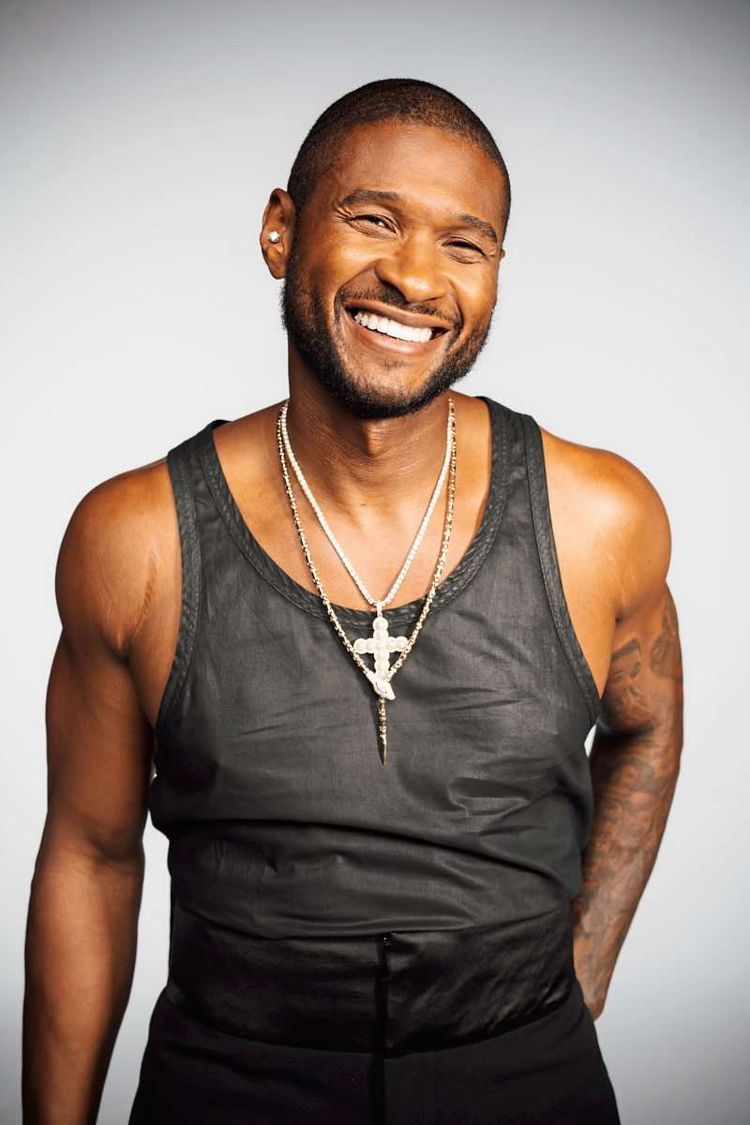
#> input picture random_projects/_Imageclassification/code/test/186e45b3-e553-4d02-9645-3815c3e2e34c.jpg, 750 x 1125 px; the run also reads 1 picture not shown here
$ jupyter execute --allow-errors person_classification.ipynb   (shell and % lines are left out)
#> lines starting #> are read from the running program, lines starting #| are printed output that depends on the picture
[cell 1]
import numpy as np
import cv2
import matplotlib.pyplot as plt

[cell 2]
img = cv2.imread("./test/186e45b3-e553-4d02-9645-3815c3e2e34c.jpg")
#> img is the input picture: shape (1125, 750, 3); mean B, G, R 126.6, 135, 150.6
img.shape
#> Out = (1125, 750, 3)

[cell 3]
plt.imshow(img)

[cell 4]
gray = cv2.cvtColor(img, cv2.COLOR_BGR2GRAY)
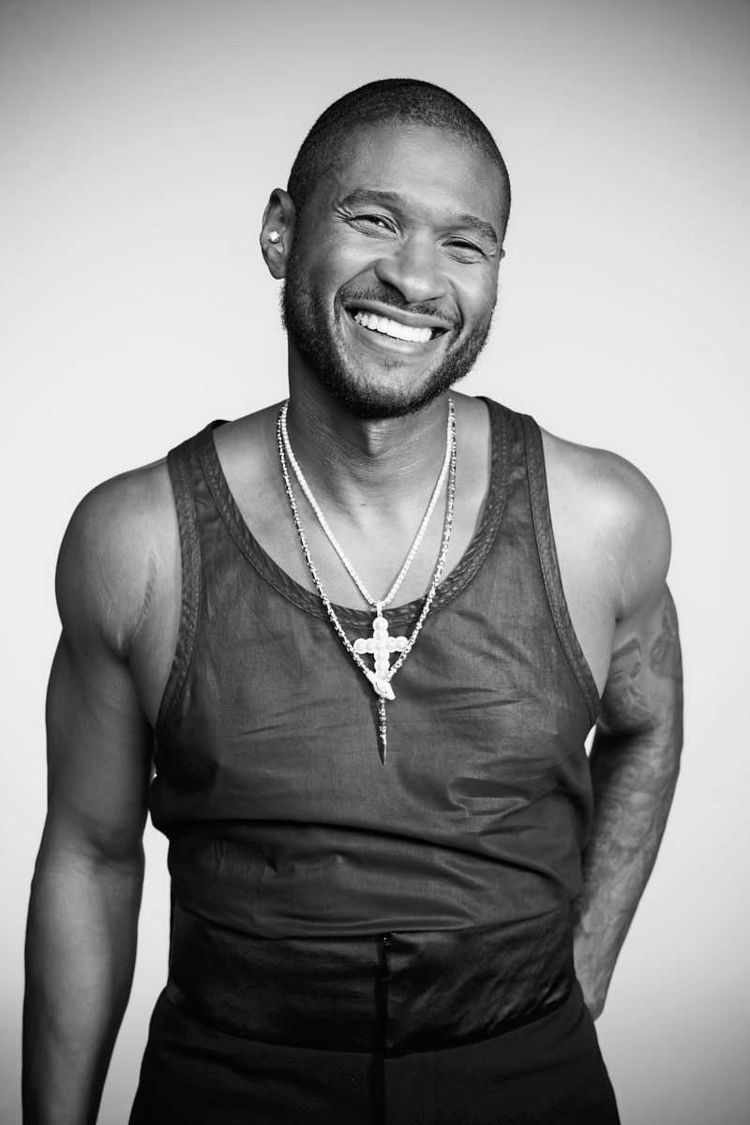
#> gray: shape (1125, 750); min 0, max 255, mean 138.7
gray.shape
#> Out = (1125, 750)

[cell 5]
plt.imshow(gray, cmap="gray")

[cell 6]
# code is copy-pasted from open-cv github ("Haar cascades")

import os
face_cascade_path = os.path.abspath("./opencv/haarcascades/haarcascade_frontalface_default.xml")
eye_cascade_path = os.path.abspath("./opencv/haarcascades//haarcascade_eye.xml")


face_cascade = cv2.CascadeClassifier(face_cascade_path)
eye_cascade = cv2.CascadeClassifier(eye_cascade_path)


faces = face_cascade.detectMultiScale(gray, 1.3, 5)
#> faces = [[291, 129, 240, 240]]
faces
#> Out = [[291, 129, 240, 240]]

[cell 7]
(x,y,w,h) = faces[0]
#> x = 291; y = 129; w = 240; h = 240
x,y,w,h
#> Out = (291, 129, 240, 240)

[cell 8]
face_img = cv2.rectangle(img,(x,y),(x+w,y+h), (255,0,0),2)
plt.imshow(face_img)

[cell 9]
cv2.destroyAllWindows()
for (x,y,w,h) in faces:
    face_img = cv2.rectangle(img,(x,y),(x+w,y+h), (255,0,0),2)
    roi_gray = gray[y:y+h, x:x+w]
    roi_color = face_img[y:y+h, x:x+w]
    eyes = eye_cascade.detectMultiScale(roi_gray)

    for ex,ey,ew,eh in eyes:
        cv2.rectangle(roi_color,(ex,ey),(ex+ew,ey+eh), (0,255,0),2)
#> this loop made 1 pass
#> (x, y, w, h, eyes) on pass 1: (291, 129, 240, 240, [[131, 86, 62, 62], [33, 42, 88, 88]])
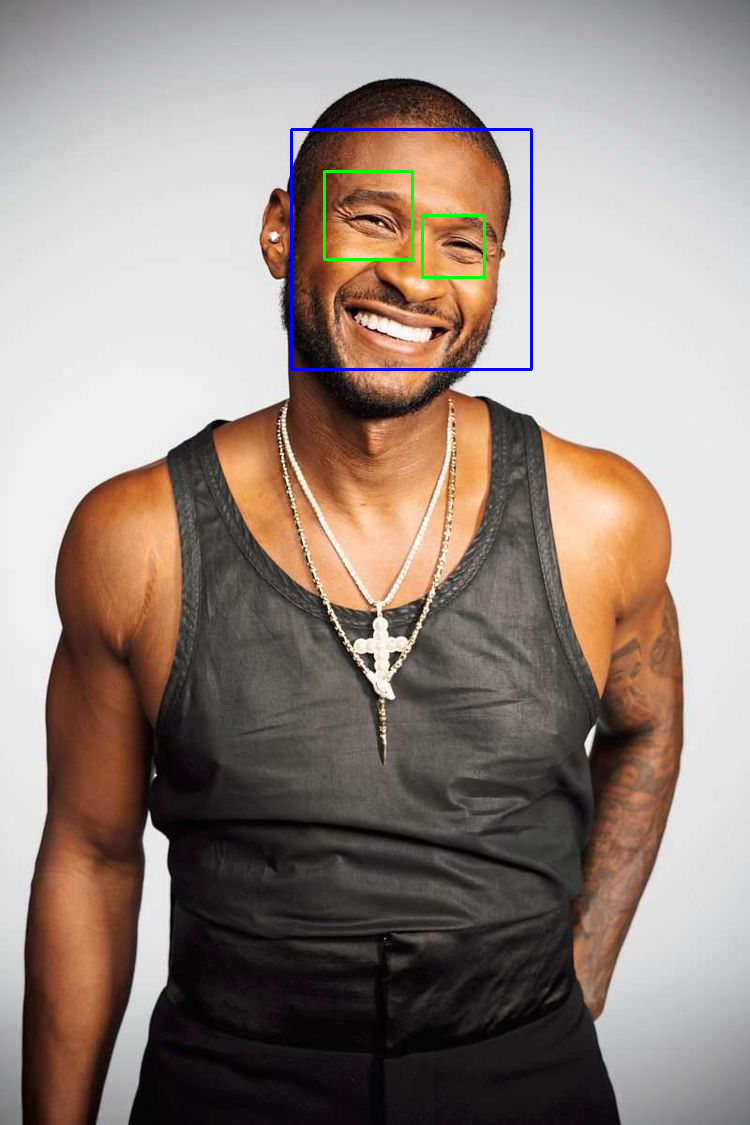
#> img: shape (1125, 750, 3); mean B, G, R 126.9, 134.8, 149.7
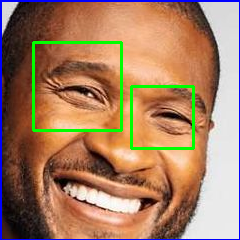
#> roi_color: shape (240, 240, 3); mean B, G, R 98.4, 127.1, 165.6


plt.figure()
plt.imshow(face_img, cmap="gray")
plt.show()

[cell 10]
plt.imshow(roi_color, cmap="gray")

[cell 11]
def get_cropped_image_if_2_eyes(image_path):
    img = cv2.imread(image_path)
    gray = cv2.cvtColor(img,cv2.COLOR_BGR2GRAY)
    faces = face_cascade.detectMultiScale(gray, 1.3, 5)
#> faces = [[291, 129, 240, 240]]
    for (x,y,w,h) in faces:
        roi_gray = gray[y:y+h, x:x+w]
        roi_color = img[y:y+h, x:x+w]
        eyes = eye_cascade.detectMultiScale(roi_gray)
        if len(eyes) >= 2:
            return roi_color

[cell 12]
original_image = cv2.imread("./test/186e45b3-e553-4d02-9645-3815c3e2e34c.jpg")
plt.imshow(original_image)

[cell 13]
cropped_image = get_cropped_image_if_2_eyes("./test/186e45b3-e553-4d02-9645-3815c3e2e34c.jpg")
plt.imshow(cropped_image)

[cell 14]
path_to_data = "../Dataset_images/"
path_to_cr_data = "../cropped_images/"

[cell 15]
img_dirs = []
for entry in os.scandir(path_to_data):
    if entry.is_dir():
        img_dirs.append(entry.path)
#> pass 2 of the loop `for entry in os.scandir(path_to_data):`:

[cell 16]
img_dirs

[cell 17]
import shutil
if os.path.exists(path_to_cr_data):
    shutil.rmtree(path_to_cr_data)
os.mkdir(path_to_cr_data)

[cell 18]
cropped_image_dirs = []
celebrity_file_names_dict = {}

for img_dir in img_dirs:
    count = 1
    celebrity_name = img_dir.split("/")[-1]
    print(celebrity_name)

    celebrity_file_names_dict[celebrity_name] = []

    for entry in os.scandir(img_dir):
        try:
            roi_color = get_cropped_image_if_2_eyes(entry.path)
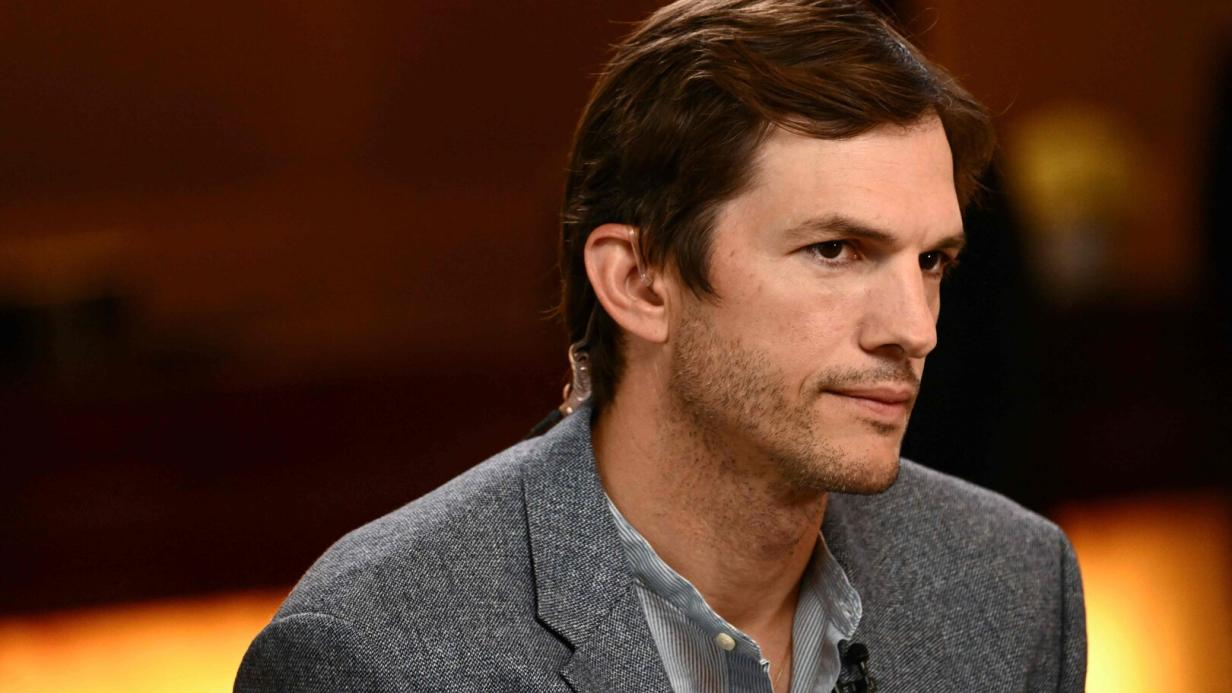
#> input picture random_projects/_Imageclassification/Dataset_images/ashton kutcher/46-196126556.jpg, 1232 x 693 px
#> in get_cropped_image_if_2_eyes, img is the input picture: shape (693, 1232, 3); mean B, G, R 31, 48.2, 80.1
#> in get_cropped_image_if_2_eyes (call 2), `gray = cv2.cvtColor(img,cv2.COLOR_BGR2GRAY)`:
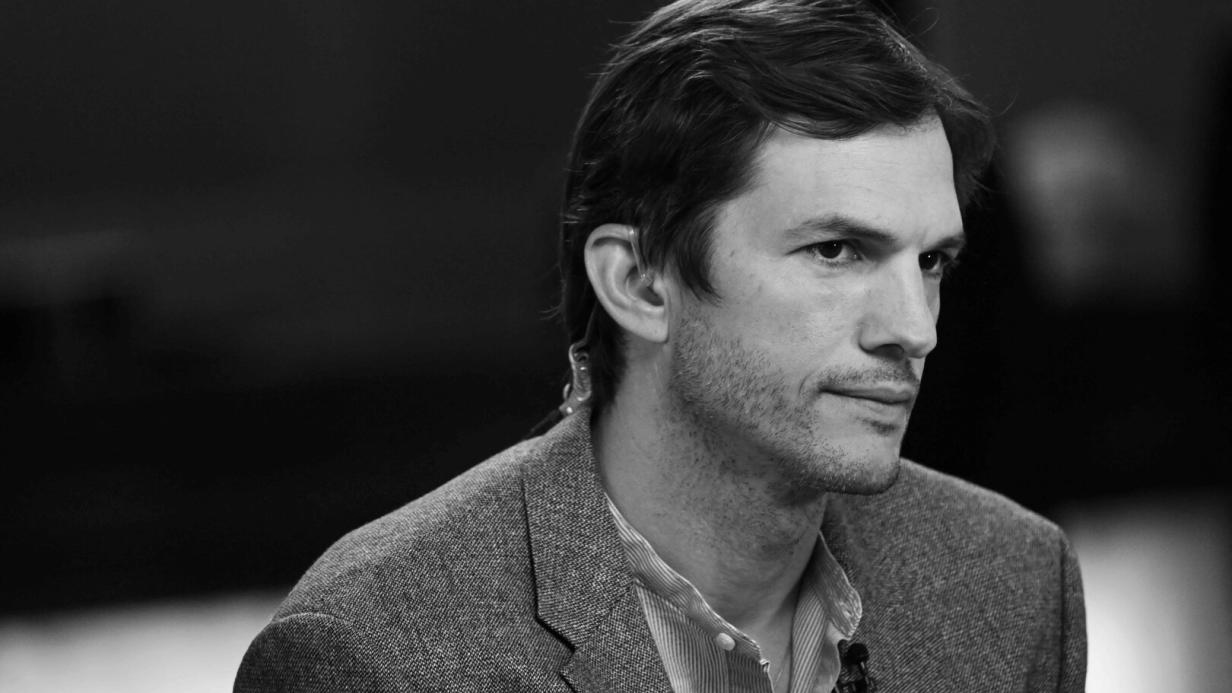
#> gray: shape (693, 1232); min 0, max 245, mean 55.8
#> in get_cropped_image_if_2_eyes (call 2), `faces = face_cascade.detectMultiScale(gray, 1.3, 5)`: faces = [[688, 117, 357, 357]]
#> the loop in get_cropped_image_if_2_eyes, `for (x,y,w,h) in faces:` made 1 pass
#> (x, y, w, h, eyes) on pass 1: (688, 117, 357, 357, [[182, 298, 26, 26], [115, 106, 57, 57]])
#> pass 1, in get_cropped_image_if_2_eyes (call 2), `roi_gray = gray[y:y+h, x:x+w]`:
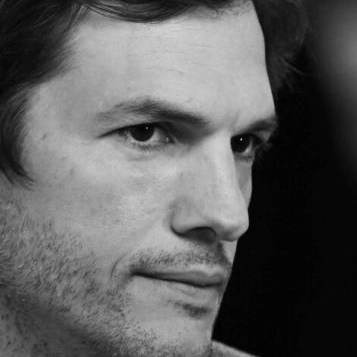
#> roi_gray: shape (357, 357); min 0, max 211, mean 92.5
#> pass 1, in get_cropped_image_if_2_eyes (call 2), `roi_color = img[y:y+h, x:x+w]`:
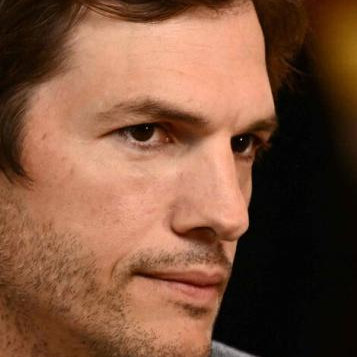
#> roi_color: shape (357, 357, 3); mean B, G, R 60.1, 82.8, 124.1
        except Exception:
            pass

        if roi_color is not None:
            cropped_folder = path_to_cr_data + celebrity_name
            if not os.path.exists(cropped_folder):
                os.makedirs(cropped_folder)
                cropped_image_dirs.append(cropped_folder)
                print("Generating cropped images in folder: ", cropped_folder)

            cropped_file_name = celebrity_name + str(count) + ".png"
            cropped_file_path = cropped_folder + "/" + cropped_file_name

            cv2.imwrite(cropped_file_path, roi_color)
            celebrity_file_names_dict[celebrity_name].append(cropped_file_path)
            count += 1
#> pass 2 of the loop `for img_dir in img_dirs:`:
#> `count = 1`: count = 1
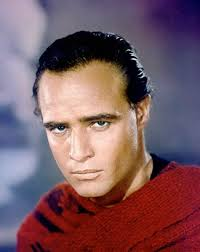
#> input picture random_projects/_Imageclassification/Dataset_images/marlon brando/images (5).jpg, 200 x 252 px
#> in get_cropped_image_if_2_eyes, img is the input picture: shape (252, 200, 3); mean B, G, R 97.5, 89.8, 122.4
#> the loop in get_cropped_image_if_2_eyes, `for (x,y,w,h) in faces:` made 1 pass
#> pass 1, in get_cropped_image_if_2_eyes (call 5), `roi_color = img[y:y+h, x:x+w]`:
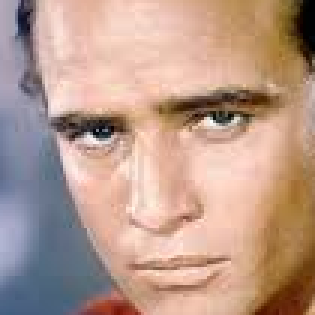
#> roi_color: shape (105, 105, 3) (shown 3 times larger); mean B, G, R 139.9, 154.9, 185.6
#> cropped_file_name = 'marlon brando1.png'
#> `count += 1`: count = 2

[cell 19]
import numpy as np
import pywt
import cv2

def w2d(img, mode='haar', level=1):
#> called with mode = 'db1', level = 5
    imArray = img
    #Datatype conversions
    #convert to grayscale
    imArray = cv2.cvtColor( imArray,cv2.COLOR_RGB2GRAY )
    #convert to float
    imArray =  np.float32(imArray)
    imArray /= 255;
    # compute coefficients
    coeffs=pywt.wavedec2(imArray, mode, level=level)

    #Process Coefficients
    coeffs_H=list(coeffs)
    coeffs_H[0] *= 0;

    # reconstruction
    imArray_H=pywt.waverec2(coeffs_H, mode);
    imArray_H *= 255;
    imArray_H =  np.uint8(imArray_H)

    return imArray_H

[cell 20]
im_har = w2d(cropped_image,"db1", 5)
plt.imshow(im_har, cmap="gray")
print(im_har)

[cell 21]
#   Now is to stack two images : normal and "inverted"

[cell 22]
celebrity_file_names_dict

[cell 23]
class_dict = {}
count = 0
for celebrity_name in celebrity_file_names_dict.keys():
    class_dict[celebrity_name] = count
    count = count + 1
class_dict

[cell 24]
X = []
y = []

for celebrity_name, training_files in celebrity_file_names_dict.items():
    for training_image in training_files:
        img = cv2.imread(training_image)
        if img is None:
            continue
        scalled_raw_img = cv2.resize(img, (32,32))
        img_har = w2d(img, "db1", 5)
        scalled_img_har = cv2.resize(img_har, (32,32))
        combined_img = np.vstack((scalled_raw_img.reshape(32*32*3,1),scalled_img_har.reshape(32*32,1)))
        X.append(combined_img)
        y.append(class_dict[celebrity_name])
#> pass 2 of the loop `for celebrity_name, training_files in celebrity_file_names_dict.items():`:
#> `scalled_img_har = cv2.resize(img_har, (32,32))`:
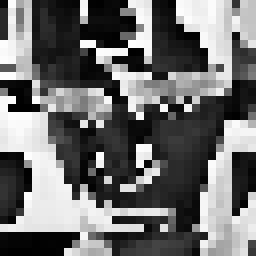
#> scalled_img_har: shape (32, 32) (shown 8 times larger); min 0, max 254, mean 109.6

[cell 25]
len(X[0])

[cell 26]
X[0]

[cell 27]
X = np.array(X).reshape(len(X),4096).astype(float)
X.shape
#> Out = (4, 4096)

# SVM

[cell 28]
from sklearn.svm import SVC
from sklearn.preprocessing import StandardScaler
from sklearn.model_selection import train_test_split
from sklearn.pipeline import Pipeline
from sklearn.metrics import classification_report

[cell 29]
X_train, X_test, y_train, y_test = train_test_split(X, y, test_size=0.2, random_state=42)

pipe = Pipeline([("scaler", StandardScaler()), ("svc", SVC(kernel = "rbf", C = 10))])

pipe.fit(X_train, y_train)
pipe.score(X_test, y_test)

[cell 30]
print(classification_report(y_test, pipe.predict(X_test)))

[cell 31]
from sklearn import svm
from sklearn.ensemble import RandomForestClassifier
from sklearn.linear_model import LogisticRegression
from sklearn.pipeline import make_pipeline
from sklearn.model_selection import GridSearchCV

[cell 32]
model_params = {
    'svm': {
        'model': svm.SVC(gamma='auto',probability=True),
        'params' : {
            'svc__C': [1,10,100,1000],
            'svc__kernel': ['rbf','linear']
        }
    },
    'random_forest': {
        'model': RandomForestClassifier(),
        'params' : {
            'randomforestclassifier__n_estimators': [1,5,10]
        }
    },
    'logistic_regression' : {
        'model': LogisticRegression(solver='liblinear',multi_class='auto'),
        'params': {
            'logisticregression__C': [1,5,10]
        }
    }
}

[cell 33]
scores = []
best_estimators = {}
import pandas as pd
#> (the rest of this cell did not finish here and is left out)

#> (a cell that did not finish here is left out)

#> (a cell that did not finish here is left out)

#> (a cell that did not finish here is left out)

#> (a cell that did not finish here is left out)

[cell 38]
from sklearn.metrics import confusion_matrix

#> (the rest of this cell did not finish here and is left out)

[cell 39]
import seaborn as sns
plt.figure(figsize=(30,17))
#> (the rest of this cell did not finish here and is left out)

[cell 40]
class_dict

[cell 41]
import joblib

#> (the rest of this cell did not finish here and is left out)

[cell 42]
import json
with open ("class_dictionary.json", "w") as f:
    f.write(json.dumps(class_dict))

[cell 43]
def image_changer(image):
    img = cv2.imread(image)
    return img
img = image_changer("./test/images (5).jpg")

def w2d(img, mode='haar', level=1):
#> called with mode = 'db1', level = 5
    imArray = img
    #Datatype conversions
    #convert to grayscale
    imArray = cv2.cvtColor( imArray,cv2.COLOR_RGB2GRAY )
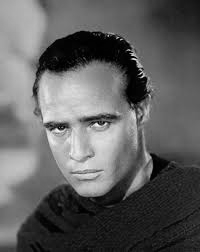
#> imArray: shape (252, 200); min 0, max 254, mean 95.8
    #convert to float
    imArray =  np.float32(imArray)
    imArray /= 255;
    # compute coefficients
    coeffs=pywt.wavedec2(imArray, mode, level=level)

    #Process Coefficients
    coeffs_H=list(coeffs)
    coeffs_H[0] *= 0;

    # reconstruction
    imArray_H=pywt.waverec2(coeffs_H, mode);
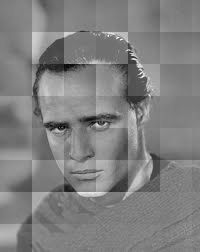
#> imArray_H: shape (252, 200) float32; min -0.67, max 0.66, mean 0.000418; drawn with min black and max white
    imArray_H *= 255;
    imArray_H =  np.uint8(imArray_H)
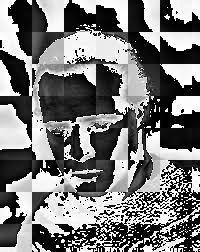
#> imArray_H: shape (252, 200); min 0, max 255, mean 120.6

    return imArray_H

print(w2d(img, "db1", 5))
plt.imshow(w2d(img, "db1", 5), cmap="gray")
